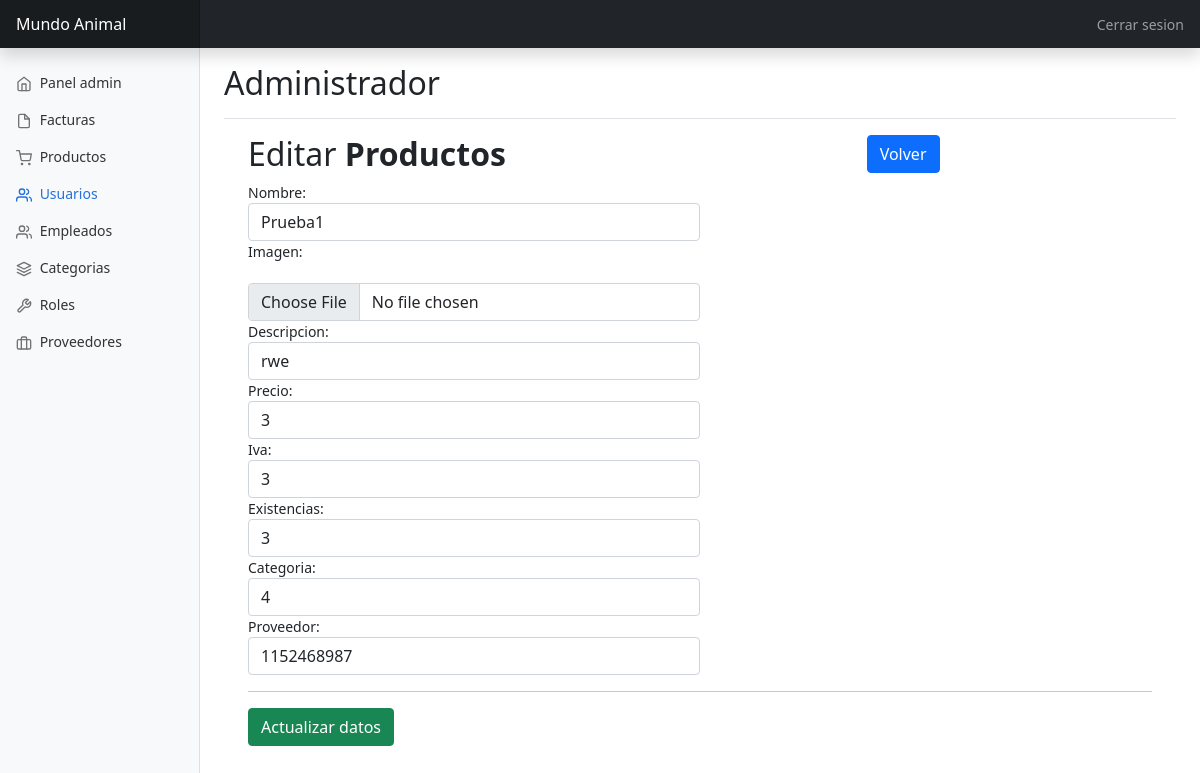
/crud/updateProducto.php?idproductos=1, run on an earlier commit of the app's database.
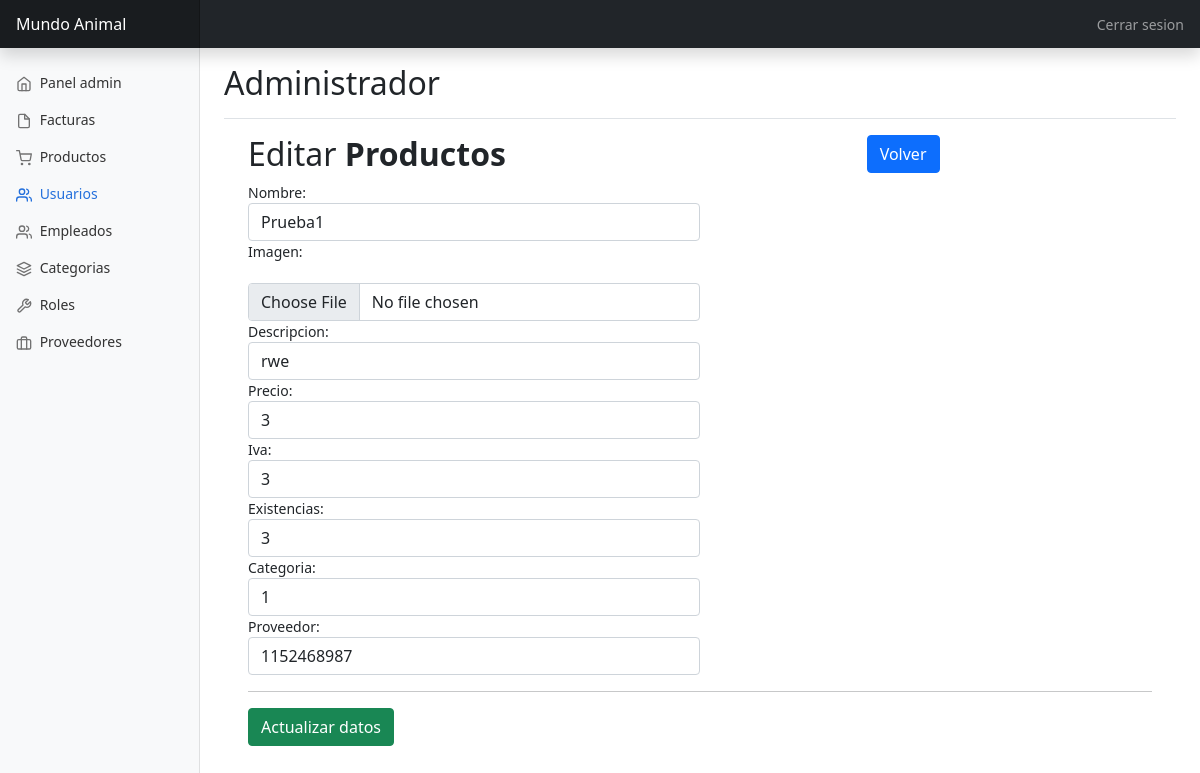
And on a later commit of the database.
### tables this page shows
CREATE TABLE productos (
  idproductos INT AUTO_INCREMENT PRIMARY KEY,
  nombre VARCHAR(45) NOT NULL,
  imagen VARCHAR(255),
  descripcion VARCHAR(45) NOT NULL,
  precio DOUBLE NOT NULL,
  iva DOUBLE NOT NULL,
  existencias INT NOT NULL,
  categoria_id INT NOT NULL,
  proveedor_id INT NOT NULL);

### db/database.php (called while the page is built, shortened)
<?php
	class Database{
		private $con;
		private $dbhost="localhost";
		private $dbuser="root";
		private $dbpass="Sena2020*";
		private $dbname="mundoanimal";
		public function connect_db(){
			$this->con = mysqli_connect($this->dbhost, $this->dbuser, $this->dbpass, $this->dbname);
		}
        public function single_recordProductos($idproductos){
			$sql = "SELECT * FROM productos where idproductos='$idproductos'";
			$res = mysqli_query($this->con, $sql);
				$return = mysqli_fetch_object($res );
					return $return ;
		}
}
?>

### crud/updateProducto.php (the view, shortened to what this page needs)
<?php
	if (isset($_GET['idproductos'])){
		$idproductos=intval($_GET['idproductos']);
	} else {
		header("location:productos.php");
	}
?>
<!doctype html>
<html lang="en">
  <head>
    <link href="https://cdn.jsdelivr.net/npm/bootstrap@5.1.3/dist/css/bootstrap.min.css" rel="stylesheet">
    <link href="../css/dashboard.css" rel="stylesheet">
  </head>
  <body>
<header class="navbar navbar-dark sticky-top bg-dark flex-md-nowrap p-0 shadow">
  <a class="navbar-brand col-md-3 col-lg-2 me-0 px-3" href="#">Mundo Animal</a>
  <div class="navbar-nav">
    <div class="nav-item text-nowrap">
    <a class="nav-link px-3" href="../view/logout.php">Cerrar sesion</a>
    </div>
  </div>
</header>
<div class="container-fluid">
  <div class="row">
    <nav id="sidebarMenu" class="col-md-3 col-lg-2 d-md-block bg-light sidebar collapse">
      <div class="position-sticky pt-3">
        <ul class="nav flex-column">
          <li class="nav-item">
            <a class="nav-link" href="../view/admin.php">
              <span data-feather="home"></span>
              Panel admin
            </a>
          </li>
          <li class="nav-item">
            <a class="nav-link" href="../view/factura.php">
              <span data-feather="file"></span>
              Facturas
            </a>
          </li>
          <li class="nav-item">
            <a class="nav-link" href="../view/productos.php">
              <span data-feather="shopping-cart"></span>
              Productos
            </a>
          </li>
          <li class="nav-item">
            <a class="nav-link active" href="../view/user.php">
              <span data-feather="users"></span>
              Usuarios
            </a>
          </li>
          <li class="nav-item">
            <a class="nav-link" href="../view/empleados.php">
              <span data-feather="users"></span>
              Empleados
            </a>
          </li>
          <li class="nav-item">
            <a class="nav-link" href="../view/categoria.php">
              <span data-feather="layers"></span>
              Categorias
            </a>
          </li>
          <li class="nav-item">
            <a class="nav-link" href="../view/roles.php">
              <span data-feather="tool"></span>
              Roles
            </a>
          </li>
          <li class="nav-item">
            <a class="nav-link" href="../view/proveedores.php">
              <span data-feather="briefcase"></span>
              Proveedores
            </a>
          </li>
        </ul>
      </div>
    </nav>
    <main class="col-md-9 ms-sm-auto col-lg-10 px-md-4">
      <div class="d-flex justify-content-between flex-wrap flex-md-nowrap align-items-center pt-3 pb-2 mb-3 border-bottom">
        <h1 class="h2">Administrador</h1>
      </div>
	  <div class="container">
        <div class="table-wrapper">
            <div class="table-title">
                <div class="row">
                    <div class="col-sm-8"><h2>Editar <b>Productos</b></h2></div>
					<div class="col-sm-4">
            			<a href="../view/productos.php" class="btn btn-primary"><i class="fa fa-arrow-left"></i> Volver</a>
          			</div>
                </div>
            </div>
            <?php
				include ("../db/database.php");
				$productos= new Database();
					?>
					<?php
					$datos_cliente=$productos->single_recordProductos($idproductos);
					?>
			<div class="row">
				<form method="post" enctype="multipart/form-data">
				<div class="col-md-6">
					<label>Nombre:</label>
					<input type="text" name="nombre" id="nombre" class='form-control' maxlength="100" required value="<?php echo $datos_cliente->nombre;?>">
				</div>
				<div class="col-md-6">
					<label>Imagen:</label><br><br>
					<input type="file" name="imagen" id="imagen" class='form-control' maxlength="100" required  value="<?php echo $datos_cliente->imagen;?>">
				</div>
				<div class="col-md-6">
					<label>Descripcion:</label>
					<input type="text" name="descripcion" id="descripcion" class='form-control' maxlength="100" required value="<?php echo $datos_cliente->descripcion;?>">
				</div>
				<div class="col-md-6">
					<label>Precio:</label>
					<input type="number" name="precio" id="precio" class='form-control' maxlength="100" required value="<?php echo $datos_cliente->precio;?>">
				</div>
				<div class="col-md-6">
					<label>Iva:</label>
					<input type="number" name="iva" id="iva" class='form-control' maxlength="15" required value="<?php echo $datos_cliente->iva;?>">
				</div>
				<div class="col-md-6">
					<label>Existencias:</label>
					<input type="number" name="existencias" id="existencias" class='form-control' maxlength="64" required value="<?php echo $datos_cliente->existencias;?>">
				</div>
				<div class="col-md-6">
					<label>Categoria:</label>
					<input type="number" name="categoria_id" id="categoria_id" class='form-control' maxlength="64" required value="<?php echo $datos_cliente->categoria_id;?>">
				</div>
				<div class="col-md-6">
					<label>Proveedor:</label>
					<input type="number" name="proveedor_id" id="proveedor_id" class='form-control' maxlength="64" required value="<?php echo $datos_cliente->proveedor_id;?>">
				</div>
				<div>
				<hr>
					<button type="submit" class="btn btn-success">Actualizar datos</button>
				</div>
				</form>
			</div>
        </div>
    </div>
    </main>
  </div>
</div>
  </body>
</html>

### css/dashboard.css (style rules this page uses)
body { font-size: .875rem; }
.feather { width: 16px; height: 16px; vertical-align: text-bottom; }
.sidebar { position: fixed; top: 0; bottom: 0; left: 0; z-index: 100; padding: 48px 0 0; box-shadow: inset -1px 0 0 rgba(0, 0, 0, .1); }
.sidebar .nav-link { font-weight: 500; color: #333; }
.sidebar .nav-link .feather { margin-right: 4px; color: #727272; }
.sidebar .nav-link.active { color: #2470dc; }
.sidebar .nav-link:hover .feather, .sidebar .nav-link.active .feather { color: inherit; }
.navbar-brand { padding-top: .75rem; padding-bottom: .75rem; font-size: 1rem; background-color: rgba(0, 0, 0, .25); box-shadow: inset -1px 0 0 rgba(0, 0, 0, .25); }

What changed in the data, as far as the page shows it:
changed productos "Prueba1": categoria_id "4" → "1"
